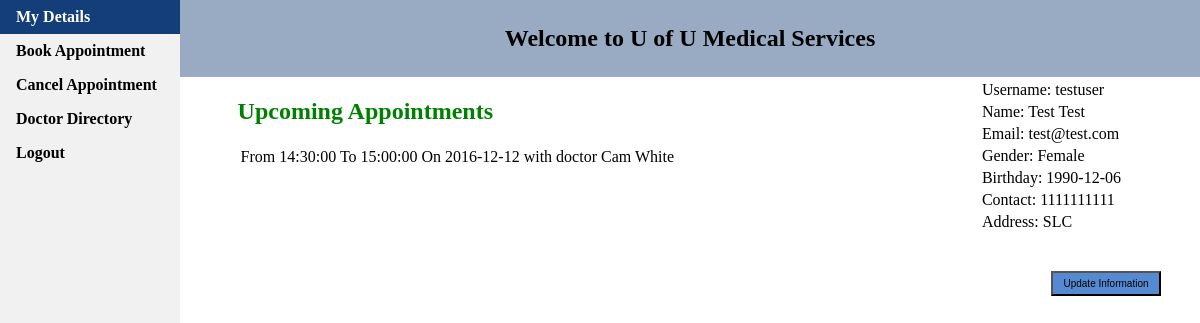
Page /patientHome.php (signed in) on the committed database.
### tables this page shows
CREATE TABLE `patient` (
  `id` int(6) NOT NULL,
  `username` varchar(50) NOT NULL,
  `first_name` varchar(50) NOT NULL,
  `last_name` varchar(50) NOT NULL,
  `pwd` varchar(50) NOT NULL,
  `email` varchar(50) NOT NULL,
  `gender` varchar(10) NOT NULL,
  `birthday` date NOT NULL,
  `contact` bigint(10) NOT NULL,
  `address` varchar(100) NOT NULL
);

CREATE TABLE `appointments` (
  `id` int(6) NOT NULL,
  `patient_id` int(6) DEFAULT NULL,
  `doctor_id` int(6) DEFAULT NULL,
  `time_id` int(6) DEFAULT NULL,
  `doctor_schedule_id` int(6) DEFAULT NULL,
  `schedule_date` date DEFAULT NULL
);

CREATE TABLE `set_time` (
  `id` int(10) DEFAULT NULL,
  `Start_time` time DEFAULT NULL,
  `End_time` time DEFAULT NULL
);

CREATE TABLE `doctor` (
  `id` int(6) NOT NULL,
  `username` varchar(50) NOT NULL,
  `first_name` varchar(50) NOT NULL,
  `last_name` varchar(50) NOT NULL,
  `pwd` varchar(50) NOT NULL,
  `email` varchar(50) NOT NULL,
  `gender` varchar(10) NOT NULL,
  `specialization` varchar(50) NOT NULL,
  `bio` varchar(1000) DEFAULT NULL,
  `birthday` date NOT NULL,
  `contact` bigint(10) NOT NULL,
  `address` varchar(100) NOT NULL
);

### patientHome.php (the view, shortened to what this page needs)
<!DOCTYPE html>
<html>
<head>
</head>
<body>
<ul>
  <li><a class="active" href="patientHome.php">My Details</a></li>
  <li><a href="bookAppointment.php">Book Appointment</a></li>
  <li><a href="cancelAppointment.php">Cancel Appointment</a></li>
  <li><a href="searchDoctor.php">Doctor Directory</a></li>
  <li><a href="logout.php">Logout</a></li>
</ul>
<section style="display:block;margin-left:15%; overflow:hidden; background:#99ABC3;  padding:5px; ">
    <div style="text-align: center;">
        <h1>
			Welcome to U of U Medical Services
		</h1>
     </div>
</section>
<div style="padding:1px 16px;height:1000px;margin-right:5%">
	<table align ="right">
			<?php
				require_once 'login.php';
				$conn = new mysqli($hn, $un, $pw, $db);
				$query="select * from patient where username = '$_SESSION[username]' and pwd = '$_SESSION[password]'";
				$result = $conn->query($query);
				$rows = $result->num_rows;
				for ($j = 0 ; $j < $rows ; ++$j){
					$result->data_seek($j);
					$row = $result->fetch_array(MYSQLI_NUM);
			?>
			<tr>
				<td><?php echo 'Username: '   . $row['1'] . '<br>' ?></td>
			</tr>
			<tr>
				<td><?php echo 'Name: '. $row['2'] . ' ' . $row['3'] . '<br>' ?></td>
			</tr>
			<tr>
				<td><?php echo 'Email: '  . $row['5'] . '<br>' ?></td>
			</tr>
			<tr>
				<td><?php echo 'Gender: '  . $row['6'] . '<br>' ?> </td>
			</tr>
			<tr>
				<td><?php echo 'Birthday: '  . $row['7'] . '<br>' ?> </td>
			</tr>
			<tr>
				<td><?php echo 'Contact: '  . $row['8'] . '<br>' ?> </td>
			</tr>
			<tr>
				<td><?php echo 'Address: '  . $row['9'] . '<br>' ?> </td>
			</tr>
			<?php
				}
			?>
				<tr>
	  <td>
		<div id="my_box" style="margin-left:50%">
			<br><br><input type="button" style="font-size:10px; padding:5px 10px; background:#558AD3" value="Update Information" onclick="location='updatePatient.php'" /></div></td>
	  </tr>
		</table>
		<div style="margin-left:20%">
			<h2 style="color: green"> Upcoming Appointments </h2>
		<table align ="left" >
		<?php
			$query="select st.start_time, st.end_time,a.schedule_date,d.first_name, d.last_name from appointments a, set_time st, doctor d where a.patient_id = $_SESSION[userid] and  a.time_id = st.id and a.doctor_id = d.id and (a.schedule_date>curdate() or (a.schedule_date = curdate() and st.start_time > now())) order by a.schedule_date asc";
				$result = $conn->query($query);
				$rows = $result->num_rows;
				for ($j = 0 ; $j < $rows ; ++$j){
				$result->data_seek($j);
				$row = $result->fetch_array(MYSQLI_NUM);
			?>
			<tr>
				<td>
					<?php echo "From " . $row['0'] . " To " . $row['1'] . " On " . $row[2]. " with doctor " . $row['3']. " ".$row['4'] ?>
				</td>
			</tr>
			<?php
				}
			?>
		</table>
		</div>
	</body>
</html>

### patientHome.php (style rules this page uses)
body { margin: 0; }
ul { list-style-type: none; margin: 0; padding: 0; width: 15%; background-color: #f1f1f1; position: fixed; height: 100%; overflow: auto; font-weight: bold; }
li a { display: block; color: #000; padding: 8px 16px; text-decoration: none; }
li a.active { background-color: #133E7A; color: white; }

### rows in the picture
patient: username "testuser", first_name "Test", last_name "Test", email "test@test.com", gender "Female", birthday "1990-12-06", contact "1111111111", address "SLC"
appointments: set_time.Start_time "14:30:00", set_time.End_time "15:00:00", schedule_date "2016-12-12", doctor.first_name "Cam", doctor.last_name "White"
